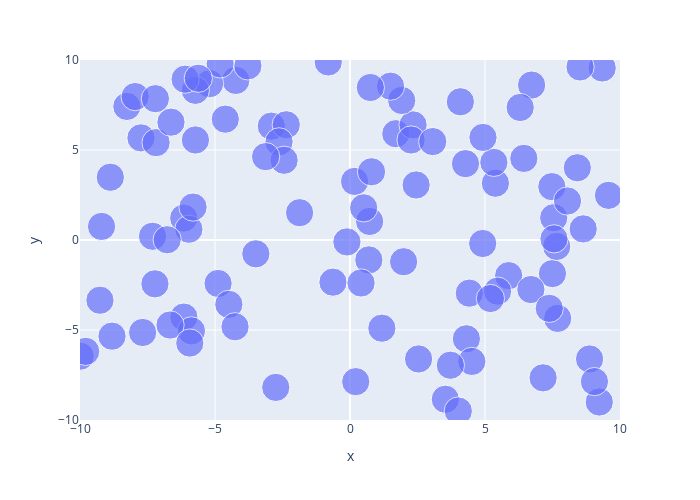
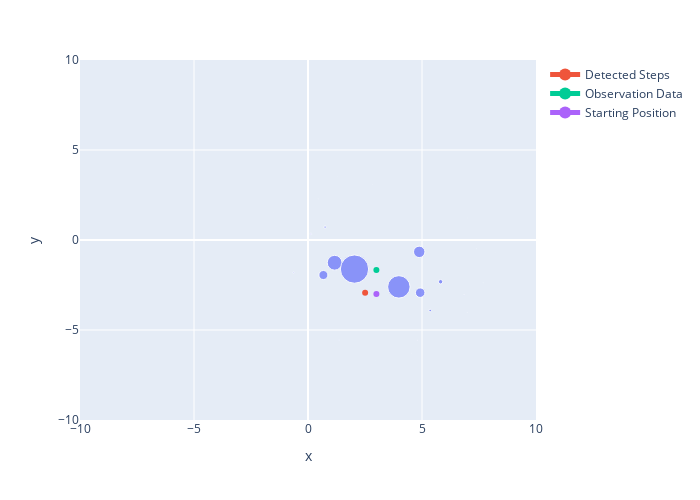
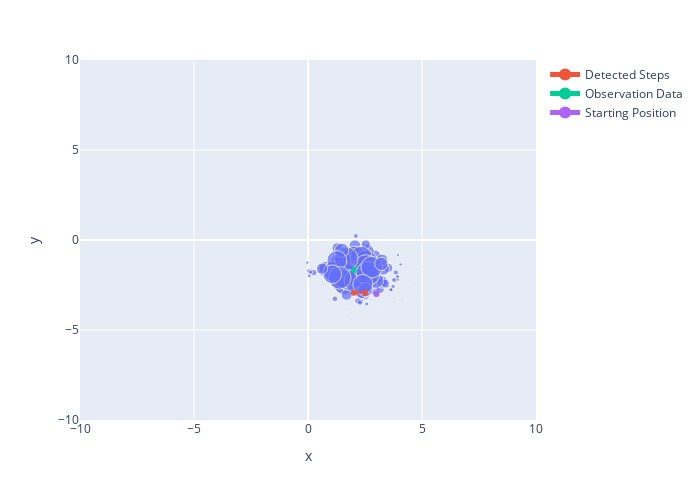
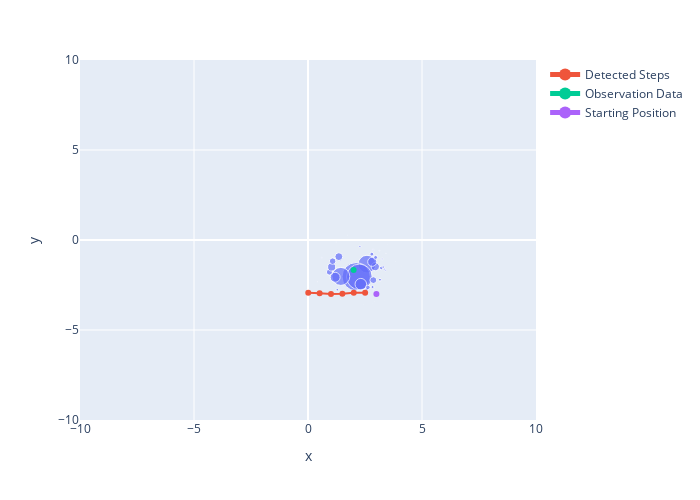

Notebook code cell kept with these figures, in order:
### Code cell
N, particles, weights, x, y, xRange, yRange, step_distance, angle_offset = reset(
    100, 3, -3, np.array([-10,10]), np.array([-10,10]), 0.5, 180)
#particles = create_uniform_particles(3.5, 4.5, -2, -3, N)
step_distance_std = 0.1
heading_std = 1
weights_std = 1
resample_std = 1
#Plot intial particles
fig = plot_particles(particles, weights, xRange, yRange)
fig.show()

Real_path_x = [3, -3, -3, 3, 3, -3, -3, 3, 3]
Real_path_y = [-3, -3, 0, 0, -3, -3, 0, 0, -3]
particle_filter_driver_code(N, particles, weights, completed_df, x, y, xRange, yRange, step_distance, angle_offset, step_distance_std, heading_std, weights_std, resample_std)
